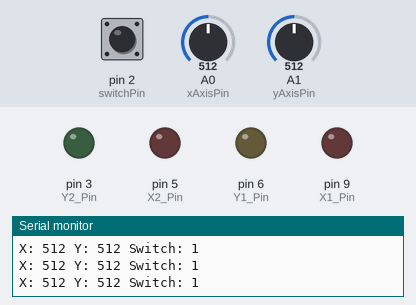
Simulated run of this sketch. Board: Arduino Uno, built with avr-gcc and run on an emulated ATmega328P. On the bench: output pins drawn as LEDs (lit = HIGH), the last lines printed to the serial monitor. The inputs (shaded band) are chosen by the test bench; at power-on: pin 2 (switchPin) HIGH, A0 (xAxisPin) = 512, A1 (yAxisPin) = 512.

Above: at 1.2 s.
1.3 s: pin 2 (switchPin) pulled LOW for 0.25 s
At 1.5 s:
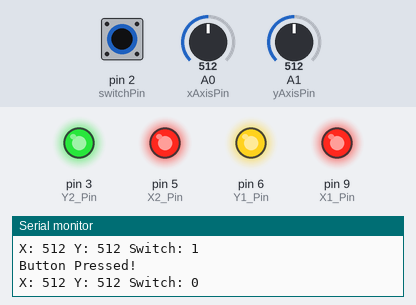
3.1 s: A0 (xAxisPin) set to 553
4.6 s: A0 (xAxisPin) set to 579
At 5.0 s:
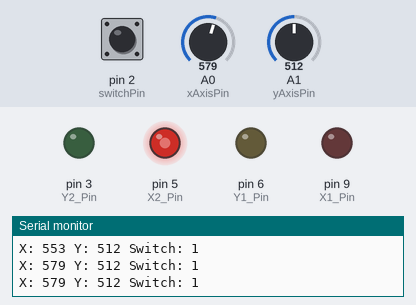
6.1 s: A1 (yAxisPin) set to 552
7.6 s: A1 (yAxisPin) set to 577
At 8.8 s:
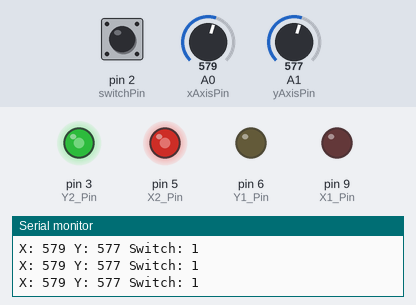
9.1 s: pin 2 (switchPin) pulled LOW for 1 s
At 10.0 s:
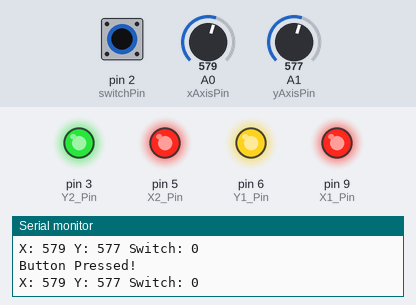
Timing chart, 0 to 12.1 s (numbered marks = the images above; inputs shaded):
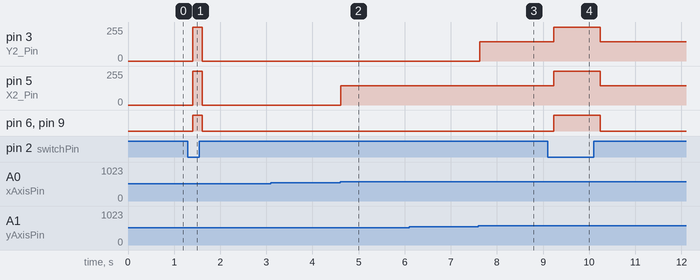

Measured:
- the behaviour switches between 562 and 563 on A0 (xAxisPin) (found by bisection; images 1 and 2)
- the behaviour switches between 562 and 563 on A1 (yAxisPin) (found by bisection; images 2 and 3)
- after the input at 1.3 s, pin 3 (Y2_Pin), pin 5 (X2_Pin): 0/255 → 255/255 after 0.11 s, → 0/255 0.20 s later; pin 6 (Y1_Pin), pin 9 (X1_Pin): LOW → HIGH after 0.11 s, → LOW 0.20 s later
- after the input at 4.6 s, pin 5 (X2_Pin): 0/255 → 144/255 at once
- after the input at 7.6 s, pin 3 (Y2_Pin): 0/255 → 144/255 at once
- after the input at 9.1 s, pin 3 (Y2_Pin), pin 5 (X2_Pin): 144/255 → 255/255 after 0.14 s, → 144/255 1.0 s later; pin 6 (Y1_Pin), pin 9 (X1_Pin): LOW → HIGH after 0.14 s, → LOW 1.0 s later

The sketch:

sketch_mar15a.ino
```cpp
int switchPin = 2;
int xAxisPin = A0;
int yAxisPin = A1;
int myDelay = 200;

int X1_Pin = 9;
int X2_Pin = 5;
int Y1_Pin = 6;
int Y2_Pin = 3;

const int deadZone = 50;
const int centerValue = 512;

void setup() {
  pinMode(switchPin, INPUT_PULLUP);
  pinMode(xAxisPin, INPUT);
  pinMode(yAxisPin, INPUT);
  pinMode(X1_Pin, OUTPUT);
  pinMode(X2_Pin, OUTPUT);
  pinMode(Y1_Pin, OUTPUT);
  pinMode(Y2_Pin, OUTPUT);

  Serial.begin(9600);
}

void loop() {
  int xAxisValue = analogRead(xAxisPin);
  int yAxisValue = analogRead(yAxisPin);
  int switchValue = digitalRead(switchPin);

  if (xAxisValue < centerValue - deadZone) {
    analogWrite(X1_Pin, (xAxisValue / 4));
    analogWrite(X2_Pin, 0);
  } else if (xAxisValue > centerValue + deadZone) {
    analogWrite(X2_Pin, (xAxisValue / 4));
    analogWrite(X1_Pin, 0);
  } else {
    analogWrite(X1_Pin, 0);
    analogWrite(X2_Pin, 0);
  }

  if (yAxisValue < centerValue - deadZone) {
    analogWrite(Y1_Pin, (yAxisValue / 4));
    analogWrite(Y2_Pin, 0);
  } else if (yAxisValue > centerValue + deadZone) {
    analogWrite(Y2_Pin, (yAxisValue / 4));
    analogWrite(Y1_Pin, 0);
  } else {
    analogWrite(Y1_Pin, 0);
    analogWrite(Y2_Pin, 0);
  }

  if (switchValue == LOW) {
    Serial.println("Button Pressed!");
    digitalWrite(X1_Pin, HIGH);
    digitalWrite(X2_Pin, HIGH);
    digitalWrite(Y1_Pin, HIGH);
    digitalWrite(Y2_Pin, HIGH);
  }

  Serial.print("X: ");
  Serial.print(xAxisValue);
  Serial.print(" Y: ");
  Serial.print(yAxisValue);
  Serial.print(" Switch: ");
  Serial.println(switchValue);

  delay(myDelay);
}
```
